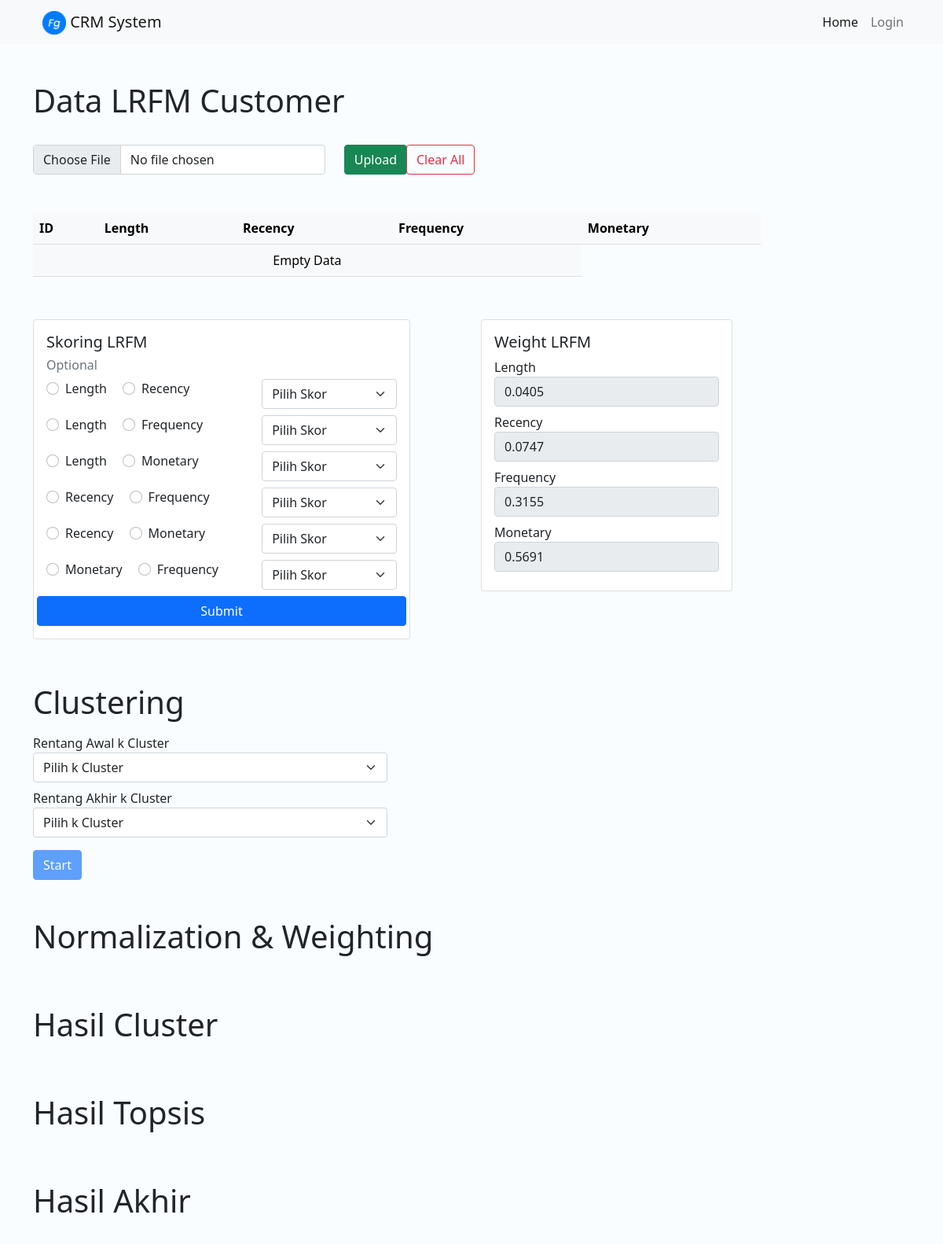
The page /clustering/general-lrfm on the database as committed earlier.
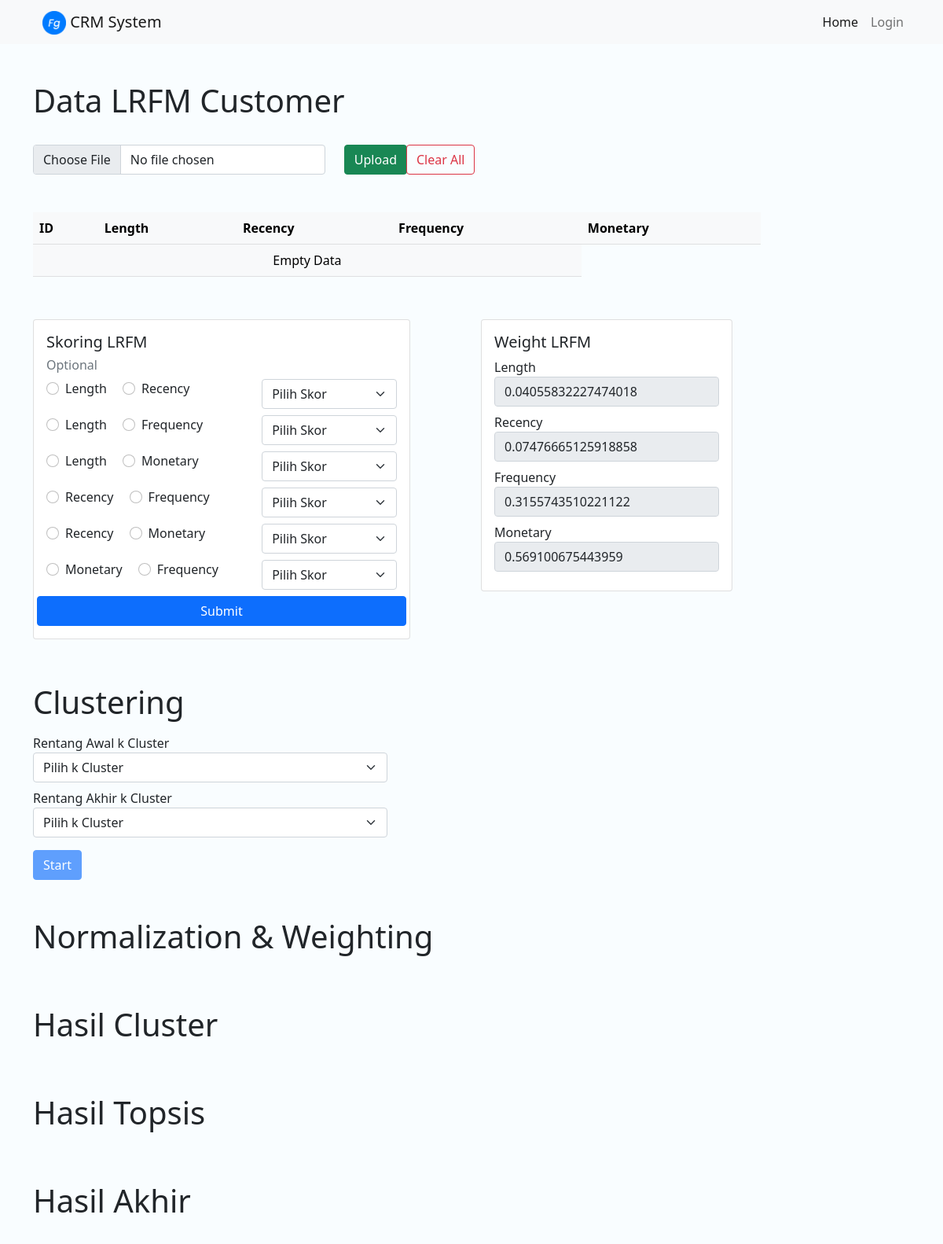
The same page on the database as committed later.
### clustering/models.py (models this page shows)
class WeightLRFM(models.Model):
    id = models.AutoField(primary_key=True)
    id_company = models.IntegerField(default=None, blank=True, null=True)
    w_length = models.FloatField()
    w_recency = models.FloatField()
    w_frequency = models.FloatField()
    w_monetary = models.FloatField()
    score_input = models.TextField(default=None, blank=True, null=True)

### clustering/views/clustering.py (the view, shortened to what this page needs)
# urls.py: path('general-lrfm', views.general_lrfm, name = "general-lrfm"),
def general_lrfm(request):
    request.session['weight_lrfm'] = WeightLRFM.objects.filter(id = 1).values()[0 ]
    context = {
        'weight_lrfm' : request.session['weight_lrfm'] if request.session.has_key('weight_lrfm') else False
    }
    context['data_customers_lrfm'] = request.session['data_customers_lrfm'] if request.session.has_key("data_customers_lrfm") else False
    return render(request,'clustering/general_lrfm.html', context)

### clustering/templates/clustering/general_lrfm.html (shortened to what the changed rows need)
{% load static %}
{% load index %}
<!DOCTYPE html>
<html lang="en">
<head>
    <link href="https://cdn.jsdelivr.net/npm/bootstrap@5.1.3/dist/css/bootstrap.min.css" rel="stylesheet"
>
    <link rel="stylesheet" href="https://cdn.datatables.net/1.11.3/css/dataTables.bootstrap4.min.css">
</head>
<body style="background-color: rgb(249, 253, 255);">
    <section>
        <div class="container mb-5">
            <div class="row">
                <div class="col-md-10">
                    <div class="row mt-5">
                        <h1>Data LRFM Customer</h1>
                    </div>
                    <table class="table table-light table-hover" id="table-customer">
                        <thead>
                            <tr>
                                <th>ID</th>
                                <th>Length</th>
                                <th>Recency</th>
                                <th>Frequency</th>
                                <th>Monetary</th>
                            </tr>
                        </thead>
                    </table>
                </div>
            </div>
            <div class="row mt-5 mb-5">
                <div class="col-md-6">
                    <div class="card" style="width: 20rem;">
                        <div class="card-body">
                            <div class="form-group mb-2">
                                <label for="dlength">Length</label>
                                <input type="text" class="form-control" name="dlength" id="dlength"
                                    value="{{ weight_lrfm.w_length }}" disabled>
                            </div>
                            <div class="form-group mb-2">
                                <label for="drecency">Recency</label>
                                <input type="text" class="form-control" name="drecency" id="drecency"
                                    value="{{ weight_lrfm.w_recency }}" disabled>
                            </div>
                            <div class="form-group mb-2">
                                <label for="dfrequency">Frequency</label>
                                <input type="text" class="form-control" name="dfrequency" id="dfrequency"
                                    value="{{ weight_lrfm.w_frequency }}" disabled>
                            </div>
                            <div class="form-group mb-2">
                                <label for="dmonetary">Monetary</label>
                                <input type="text" class="form-control" name="dmonetary" id="dmonetary"
                                    value="{{ weight_lrfm.w_monetary }}" disabled>
                            </div>
                        </div>
                    </div>
                </div>
            </div>
            <div class="row mt-5">
                <div class="col-md-6">
                    <h1 class="mt-2 mb-3">Clustering</h1>
                </div>
            </div>
            <div class="row mt-5">
                <h1 class="mb-3">Normalization & Weighting</h1>
            </div>
            <div class="row mt-5">
                <h1 class="mb-3">Hasil Cluster</h1>
            </div>
            <div class="row mt-5">
                <h1 class="mb-3">Hasil Topsis</h1>
            </div>
            <div class="row mt-5">
                <h1 class="mb-3">Hasil Akhir</h1>
            </div>
        </div>
    </section>
</body>
</html>

Rows that differ between the two databases and show on the page:
changed WeightLRFM: dlength "0.0405" → "0.04055832227474018"; drecency "0.0747" → "0.07476665125918858"; dfrequency "0.3155" → "0.3155743510221122"; dmonetary "0.5691" → "0.569100675443959"
